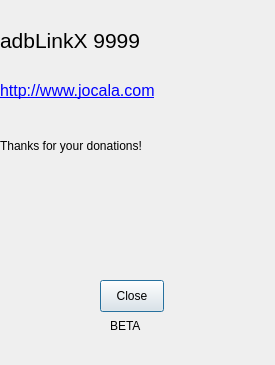
<?xml version="1.0" encoding="UTF-8"?>
<ui version="4.0">
 <class>Dialog2</class>
 <widget class="QDialog" name="Dialog2">
  <property name="geometry">
   <rect>
    <x>0</x>
    <y>0</y>
    <width>275</width>
    <height>365</height>
   </rect>
  </property>
  <property name="maximumSize">
   <size>
    <width>350</width>
    <height>365</height>
   </size>
  </property>
  <property name="windowTitle">
   <string>About</string>
  </property>
  <widget class="QPushButton" name="pushButton">
   <property name="geometry">
    <rect>
     <x>100</x>
     <y>280</y>
     <width>64</width>
     <height>32</height>
    </rect>
   </property>
   <property name="text">
    <string>Close</string>
   </property>
  </widget>
  <widget class="QPushButton" name="donate">
   <property name="geometry">
    <rect>
     <x>41</x>
     <y>202</y>
     <width>181</width>
     <height>51</height>
    </rect>
   </property>
   <property name="text">
    <string/>
   </property>
   <property name="iconSize">
    <size>
     <width>47</width>
     <height>147</height>
    </size>
   </property>
   <property name="autoDefault">
    <bool>false</bool>
   </property>
   <property name="flat">
    <bool>true</bool>
   </property>
  </widget>
  <widget class="QLabel" name="label_4">
   <property name="geometry">
    <rect>
     <x>90</x>
     <y>510</y>
     <width>71</width>
     <height>101</height>
    </rect>
   </property>
   <property name="styleSheet">
    <string notr="true">image: url(:/assets/adblink.png);</string>
   </property>
   <property name="text">
    <string/>
   </property>
  </widget>
  <widget class="QLabel" name="linkLabel">
   <property name="geometry">
    <rect>
     <x>0</x>
     <y>70</y>
     <width>275</width>
     <height>41</height>
    </rect>
   </property>
   <property name="text">
    <string>&lt;html&gt;&lt;head/&gt;&lt;body&gt;&lt;p&gt;&lt;a href=&quot;http://www.jocala.com&quot;&gt;&lt;span style=&quot; font-size:12pt; text-decoration: underline; color:#0000ff;&quot;&gt;http://www.jocala.com&lt;/span&gt;&lt;/a&gt;&lt;/p&gt;&lt;/body&gt;&lt;/html&gt;</string>
   </property>
   <property name="openExternalLinks">
    <bool>true</bool>
   </property>
   <property name="textInteractionFlags">
    <set>Qt::LinksAccessibleByMouse|Qt::TextSelectableByMouse</set>
   </property>
  </widget>
  <widget class="QLabel" name="thankLabel">
   <property name="geometry">
    <rect>
     <x>0</x>
     <y>130</y>
     <width>275</width>
     <height>31</height>
    </rect>
   </property>
   <property name="text">
    <string>Thanks for your donations!</string>
   </property>
  </widget>
  <widget class="QLabel" name="alabel">
   <property name="enabled">
    <bool>true</bool>
   </property>
   <property name="geometry">
    <rect>
     <x>0</x>
     <y>20</y>
     <width>275</width>
     <height>40</height>
    </rect>
   </property>
   <property name="font">
    <font>
     <family>Arial</family>
     <pointsize>16</pointsize>
    </font>
   </property>
   <property name="text">
    <string>adbLinkX 9999</string>
   </property>
   <property name="textFormat">
    <enum>Qt::PlainText</enum>
   </property>
  </widget>
  <widget class="QLabel" name="betaLabel">
   <property name="geometry">
    <rect>
     <x>110</x>
     <y>318</y>
     <width>32</width>
     <height>16</height>
    </rect>
   </property>
   <property name="text">
    <string>BETA</string>
   </property>
  </widget>
 </widget>
 <resources/>
 <connections>
  <connection>
   <sender>pushButton</sender>
   <signal>clicked()</signal>
   <receiver>Dialog2</receiver>
   <slot>close()</slot>
   <hints>
    <hint type="sourcelabel">
     <x>159</x>
     <y>144</y>
    </hint>
    <hint type="destinationlabel">
     <x>202</x>
     <y>161</y>
    </hint>
   </hints>
  </connection>
 </connections>
</ui>
